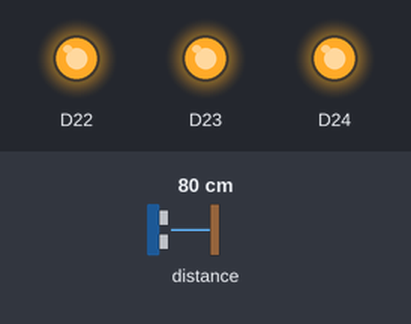
The sketch below on a simulated Arduino Nano 33 BLE. Shown: output pins drawn as LEDs (lit = HIGH). Dashed ring = blinking. The inputs (shaded band) are chosen by the test bench; at power-on: distance to the obstacle 80 cm. What the sketch prints to the serial monitor is not drawn.

Above: at 1.2 s.
1.3 s: distance to the obstacle set to 14 cm
At 2.8 s:
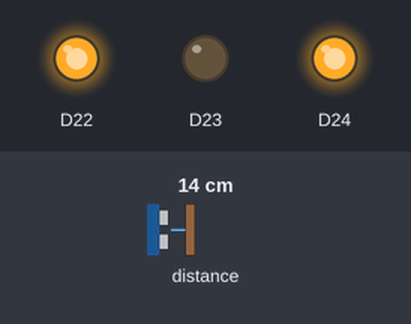
4.3 s: distance to the obstacle set to 11 cm
At 5.3 s:
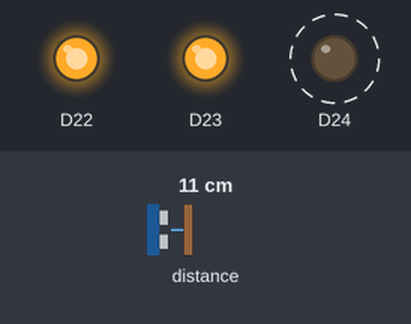
7.3 s: distance to the obstacle set to 6 cm
10.3 s: distance to the obstacle set to 3 cm
At 10.45 s:
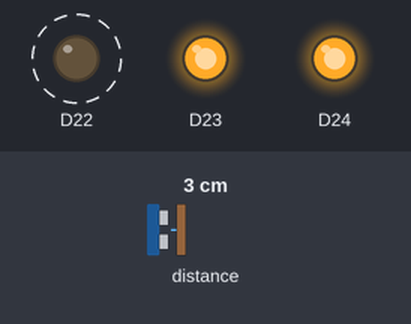
Timing chart, 0 to 14.3 s (numbered marks = the images above; inputs shaded):
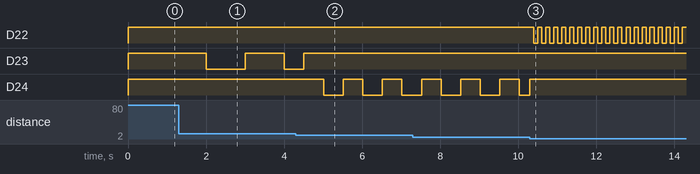

The sketch:

senseProximityExample.ino.ino
```cpp
#include <Arduino_APDS9960.h>

int ledState = LOW;

unsigned long previousMillis = 0;

const long intervalLong = 1000;
const long intervalMed = 500;
const long intervalShort = 100;

void setup() {
  Serial.begin(9600);
  while (!Serial);

  if (!APDS.begin()) {
    Serial.println("Error initializing APDS9960 sensor!");
  }

  // set the LEDs pins as outputs
  pinMode(LEDR, OUTPUT);
  pinMode(LEDG, OUTPUT);
  pinMode(LEDB, OUTPUT);

  // turn all the LEDs off
  digitalWrite(LEDR, HIGH);
  digitalWrite(LEDG, HIGH);
  digitalWrite(LEDB, HIGH);
}

void loop() {
  unsigned long currentMillis = millis();

  // check if a proximity reading is available
  if (APDS.proximityAvailable()) {
    // read the proximity
    // - 0   => close
    // - 255 => far
    // - -1  => error
    int proximity = APDS.readProximity();

    if (proximity > 150) {
      if (currentMillis - previousMillis >= intervalLong) {
        previousMillis = currentMillis;

        // if the LED is off turn it on and vice-versa:
        if (ledState == LOW) {
          ledState = HIGH;
        } else {
          ledState = LOW;
        }

        // set the green LED with the ledState of the variable and turn off the rest
        digitalWrite(LEDG, ledState);
        digitalWrite(LEDR, HIGH);
        digitalWrite(LEDB, HIGH);
      }
    }

    else if(proximity > 50 && proximity <= 150){
      if (currentMillis - previousMillis >= intervalMed) {
        previousMillis = currentMillis;

        // if the LED is off turn it on and vice-versa:
        if (ledState == LOW) {
          ledState = HIGH;
        } else {
          ledState = LOW;
        }

        // set the blue LED with the ledState of the variable and turn off the rest
        digitalWrite(LEDB, ledState);
        digitalWrite(LEDR, HIGH);
        digitalWrite(LEDG, HIGH);
      }
    }

    else {
      if (currentMillis - previousMillis >= intervalShort) {
        previousMillis = currentMillis;

        // if the LED is off turn it on and vice-versa:
        if (ledState == LOW) {
          ledState = HIGH;
        } else {
          ledState = LOW;
        }

        // set the blue LED with the ledState of the variable and turn off the rest
        digitalWrite(LEDR, ledState);
        digitalWrite(LEDB, HIGH);
        digitalWrite(LEDG, HIGH);
      }
    }

    // print value to the Serial Monitor
    Serial.println(proximity);
  }
}
```

Measured:
- the behaviour switches between 13 and 12 cm on distance to the obstacle (found by bisection; images 1 and 2)
- the behaviour switches between 5 and 4 cm on distance to the obstacle (found by bisection; images 2 and 3)
- after the input at 4.3 s, D24: alternates HIGH for 0.50 s and LOW for 0.50 s, starting after 0.71 s
- after the input at 10.3 s, D22: alternates HIGH for 0.10 s and LOW for 0.10 s, starting after 0.10 s
